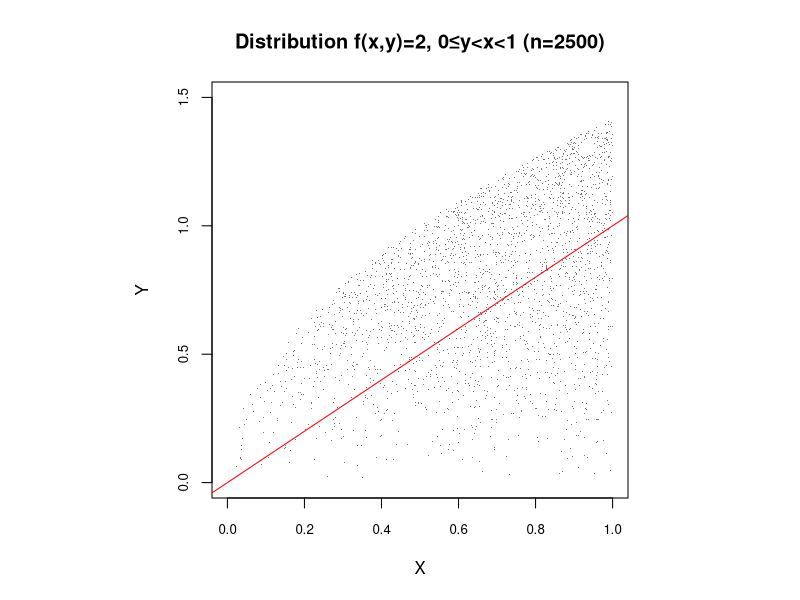

Recreate this plot in R.
gen.conj.distr <- function(n) {
  # Generate variables U1 ~ U[0,1], U2 ~ U[0,1]
  U1 <- runif(n)
  U2 <- runif(n)

  # Apply Inverse Transform Method
  X <- sqrt(U1)
  Y <- sqrt(X*2*U2)
  
  # Return Random Variables
  XY <- cbind(X,Y)
  XY
}


N  <- 2500
XY <- gen.conj.distr(N)

title    <- sprintf('Distribution f(x,y)=2, 0≤y<x<1 (n=%d)',N)
#filename <- sprintf('multivar_distr_%d.png',N)

#png(file=filename,width=400,height=350)

par(cex.axis=0.8, pty="s")
plot(XY, pch='.', xlim=c(0,1), ylim=c(0,1.5), col='gray45', main=title)
abline(0, 1, col='red')

#dev.off()
